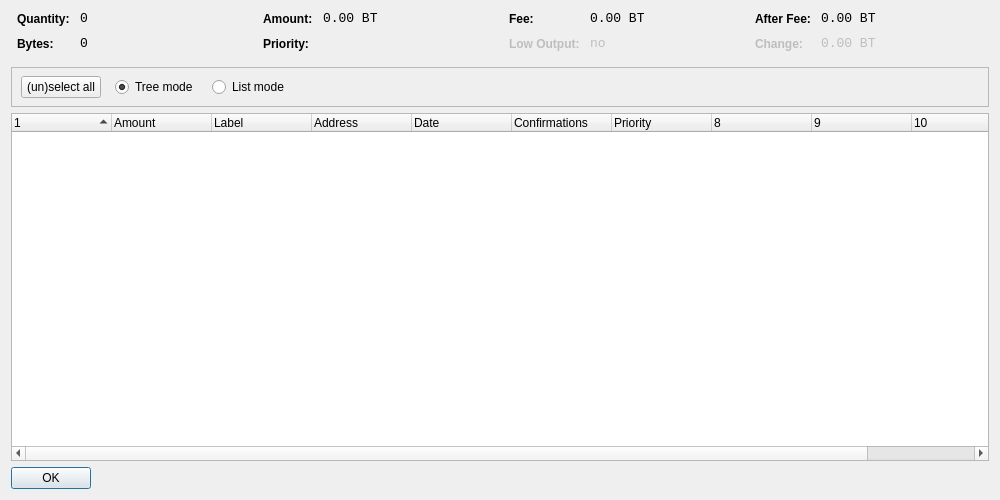
<?xml version="1.0" encoding="UTF-8"?>
<ui version="4.0">
 <class>CoinControlDialog</class>
 <widget class="QDialog" name="CoinControlDialog">
  <property name="geometry">
   <rect>
    <x>0</x>
    <y>0</y>
    <width>1000</width>
    <height>500</height>
   </rect>
  </property>
  <property name="windowTitle">
   <string>Coin Control</string>
  </property>
  <layout class="QVBoxLayout" name="verticalLayout">
   <item>
    <layout class="QHBoxLayout" name="horizontalLayoutTop" stretch="0,0,0,0">
     <property name="topMargin">
      <number>0</number>
     </property>
     <property name="bottomMargin">
      <number>10</number>
     </property>
     <item>
      <layout class="QFormLayout" name="formLayoutCoinControl1">
       <property name="horizontalSpacing">
        <number>10</number>
       </property>
       <property name="verticalSpacing">
        <number>10</number>
       </property>
       <property name="leftMargin">
        <number>6</number>
       </property>
       <property name="rightMargin">
        <number>6</number>
       </property>
       <item row="0" column="0">
        <widget class="QLabel" name="labelCoinControlQuantityText">
         <property name="styleSheet">
          <string notr="true">font-weight:bold;</string>
         </property>
         <property name="text">
          <string>Quantity:</string>
         </property>
        </widget>
       </item>
       <item row="0" column="1">
        <widget class="QLabel" name="labelCoinControlQuantity">
         <property name="font">
          <font>
           <family>Monospace</family>
           <pointsize>10</pointsize>
          </font>
         </property>
         <property name="cursor">
          <cursorShape>IBeamCursor</cursorShape>
         </property>
         <property name="contextMenuPolicy">
          <enum>Qt::ActionsContextMenu</enum>
         </property>
         <property name="text">
          <string notr="true">0</string>
         </property>
         <property name="textInteractionFlags">
          <set>Qt::LinksAccessibleByMouse|Qt::TextSelectableByKeyboard|Qt::TextSelectableByMouse</set>
         </property>
        </widget>
       </item>
       <item row="1" column="0">
        <widget class="QLabel" name="labelCoinControlBytesText">
         <property name="styleSheet">
          <string notr="true">font-weight:bold;</string>
         </property>
         <property name="text">
          <string>Bytes:</string>
         </property>
        </widget>
       </item>
       <item row="1" column="1">
        <widget class="QLabel" name="labelCoinControlBytes">
         <property name="font">
          <font>
           <family>Monospace</family>
           <pointsize>10</pointsize>
          </font>
         </property>
         <property name="cursor">
          <cursorShape>IBeamCursor</cursorShape>
         </property>
         <property name="contextMenuPolicy">
          <enum>Qt::ActionsContextMenu</enum>
         </property>
         <property name="text">
          <string notr="true">0</string>
         </property>
         <property name="textInteractionFlags">
          <set>Qt::LinksAccessibleByMouse|Qt::TextSelectableByKeyboard|Qt::TextSelectableByMouse</set>
         </property>
        </widget>
       </item>
      </layout>
     </item>
     <item>
      <layout class="QFormLayout" name="formLayoutCoinControl2">
       <property name="horizontalSpacing">
        <number>10</number>
       </property>
       <property name="verticalSpacing">
        <number>10</number>
       </property>
       <property name="leftMargin">
        <number>6</number>
       </property>
       <property name="rightMargin">
        <number>6</number>
       </property>
       <item row="0" column="0">
        <widget class="QLabel" name="labelCoinControlAmountText">
         <property name="styleSheet">
          <string notr="true">font-weight:bold;</string>
         </property>
         <property name="text">
          <string>Amount:</string>
         </property>
        </widget>
       </item>
       <item row="0" column="1">
        <widget class="QLabel" name="labelCoinControlAmount">
         <property name="font">
          <font>
           <family>Monospace</family>
           <pointsize>10</pointsize>
          </font>
         </property>
         <property name="cursor">
          <cursorShape>IBeamCursor</cursorShape>
         </property>
         <property name="contextMenuPolicy">
          <enum>Qt::ActionsContextMenu</enum>
         </property>
         <property name="text">
          <string notr="true">0.00 BT</string>
         </property>
         <property name="textInteractionFlags">
          <set>Qt::LinksAccessibleByMouse|Qt::TextSelectableByKeyboard|Qt::TextSelectableByMouse</set>
         </property>
        </widget>
       </item>
       <item row="1" column="0">
        <widget class="QLabel" name="labelCoinControlPriorityText">
         <property name="styleSheet">
          <string notr="true">font-weight:bold;</string>
         </property>
         <property name="text">
          <string>Priority:</string>
         </property>
        </widget>
       </item>
       <item row="1" column="1">
        <widget class="QLabel" name="labelCoinControlPriority">
         <property name="font">
          <font>
           <family>Monospace</family>
           <pointsize>10</pointsize>
          </font>
         </property>
         <property name="cursor">
          <cursorShape>IBeamCursor</cursorShape>
         </property>
         <property name="contextMenuPolicy">
          <enum>Qt::ActionsContextMenu</enum>
         </property>
         <property name="text">
          <string/>
         </property>
         <property name="textInteractionFlags">
          <set>Qt::LinksAccessibleByMouse|Qt::TextSelectableByKeyboard|Qt::TextSelectableByMouse</set>
         </property>
        </widget>
       </item>
      </layout>
     </item>
     <item>
      <layout class="QFormLayout" name="formLayoutCoinControl3">
       <property name="horizontalSpacing">
        <number>10</number>
       </property>
       <property name="verticalSpacing">
        <number>10</number>
       </property>
       <property name="leftMargin">
        <number>6</number>
       </property>
       <property name="rightMargin">
        <number>6</number>
       </property>
       <item row="0" column="0">
        <widget class="QLabel" name="labelCoinControlFeeText">
         <property name="styleSheet">
          <string notr="true">font-weight:bold;</string>
         </property>
         <property name="text">
          <string>Fee:</string>
         </property>
        </widget>
       </item>
       <item row="0" column="1">
        <widget class="QLabel" name="labelCoinControlFee">
         <property name="font">
          <font>
           <family>Monospace</family>
           <pointsize>10</pointsize>
          </font>
         </property>
         <property name="cursor">
          <cursorShape>IBeamCursor</cursorShape>
         </property>
         <property name="contextMenuPolicy">
          <enum>Qt::ActionsContextMenu</enum>
         </property>
         <property name="text">
          <string notr="true">0.00 BT</string>
         </property>
         <property name="textInteractionFlags">
          <set>Qt::LinksAccessibleByMouse|Qt::TextSelectableByKeyboard|Qt::TextSelectableByMouse</set>
         </property>
        </widget>
       </item>
       <item row="1" column="0">
        <widget class="QLabel" name="labelCoinControlLowOutputText">
         <property name="enabled">
          <bool>false</bool>
         </property>
         <property name="styleSheet">
          <string notr="true">font-weight:bold;</string>
         </property>
         <property name="text">
          <string>Low Output:</string>
         </property>
        </widget>
       </item>
       <item row="1" column="1">
        <widget class="QLabel" name="labelCoinControlLowOutput">
         <property name="enabled">
          <bool>false</bool>
         </property>
         <property name="font">
          <font>
           <family>Monospace</family>
           <pointsize>10</pointsize>
          </font>
         </property>
         <property name="cursor">
          <cursorShape>IBeamCursor</cursorShape>
         </property>
         <property name="contextMenuPolicy">
          <enum>Qt::ActionsContextMenu</enum>
         </property>
         <property name="text">
          <string notr="true">no</string>
         </property>
         <property name="textInteractionFlags">
          <set>Qt::LinksAccessibleByMouse|Qt::TextSelectableByKeyboard|Qt::TextSelectableByMouse</set>
         </property>
        </widget>
       </item>
      </layout>
     </item>
     <item>
      <layout class="QFormLayout" name="formLayoutCoinControl4">
       <property name="horizontalSpacing">
        <number>10</number>
       </property>
       <property name="verticalSpacing">
        <number>10</number>
       </property>
       <property name="leftMargin">
        <number>6</number>
       </property>
       <property name="rightMargin">
        <number>6</number>
       </property>
       <item row="0" column="0">
        <widget class="QLabel" name="labelCoinControlAfterFeeText">
         <property name="styleSheet">
          <string notr="true">font-weight:bold;</string>
         </property>
         <property name="text">
          <string>After Fee:</string>
         </property>
        </widget>
       </item>
       <item row="0" column="1">
        <widget class="QLabel" name="labelCoinControlAfterFee">
         <property name="font">
          <font>
           <family>Monospace</family>
           <pointsize>10</pointsize>
          </font>
         </property>
         <property name="cursor">
          <cursorShape>IBeamCursor</cursorShape>
         </property>
         <property name="contextMenuPolicy">
          <enum>Qt::ActionsContextMenu</enum>
         </property>
         <property name="text">
          <string notr="true">0.00 BT</string>
         </property>
         <property name="textInteractionFlags">
          <set>Qt::LinksAccessibleByMouse|Qt::TextSelectableByKeyboard|Qt::TextSelectableByMouse</set>
         </property>
        </widget>
       </item>
       <item row="1" column="0">
        <widget class="QLabel" name="labelCoinControlChangeText">
         <property name="enabled">
          <bool>false</bool>
         </property>
         <property name="styleSheet">
          <string notr="true">font-weight:bold;</string>
         </property>
         <property name="text">
          <string>Change:</string>
         </property>
        </widget>
       </item>
       <item row="1" column="1">
        <widget class="QLabel" name="labelCoinControlChange">
         <property name="enabled">
          <bool>false</bool>
         </property>
         <property name="font">
          <font>
           <family>Monospace</family>
           <pointsize>10</pointsize>
          </font>
         </property>
         <property name="cursor">
          <cursorShape>IBeamCursor</cursorShape>
         </property>
         <property name="contextMenuPolicy">
          <enum>Qt::ActionsContextMenu</enum>
         </property>
         <property name="text">
          <string notr="true">0.00 BT</string>
         </property>
         <property name="textInteractionFlags">
          <set>Qt::LinksAccessibleByMouse|Qt::TextSelectableByKeyboard|Qt::TextSelectableByMouse</set>
         </property>
        </widget>
       </item>
      </layout>
     </item>
    </layout>
   </item>
   <item>
    <widget class="QFrame" name="frame">
     <property name="minimumSize">
      <size>
       <width>0</width>
       <height>40</height>
      </size>
     </property>
     <property name="frameShape">
      <enum>QFrame::StyledPanel</enum>
     </property>
     <property name="frameShadow">
      <enum>QFrame::Sunken</enum>
     </property>
     <widget class="QWidget" name="horizontalLayoutWidget">
      <property name="geometry">
       <rect>
        <x>10</x>
        <y>0</y>
        <width>781</width>
        <height>41</height>
       </rect>
      </property>
      <layout class="QHBoxLayout" name="horizontalLayoutPanel" stretch="0,0,0,0">
       <property name="spacing">
        <number>14</number>
       </property>
       <item>
        <widget class="QPushButton" name="pushButtonSelectAll">
         <property name="sizePolicy">
          <sizepolicy hsizetype="Maximum" vsizetype="Fixed">
           <horstretch>0</horstretch>
           <verstretch>0</verstretch>
          </sizepolicy>
         </property>
         <property name="text">
          <string>(un)select all</string>
         </property>
        </widget>
       </item>
       <item>
        <widget class="QRadioButton" name="radioTreeMode">
         <property name="sizePolicy">
          <sizepolicy hsizetype="Maximum" vsizetype="Fixed">
           <horstretch>0</horstretch>
           <verstretch>0</verstretch>
          </sizepolicy>
         </property>
         <property name="text">
          <string>Tree mode</string>
         </property>
         <property name="checked">
          <bool>true</bool>
         </property>
        </widget>
       </item>
       <item>
        <widget class="QRadioButton" name="radioListMode">
         <property name="sizePolicy">
          <sizepolicy hsizetype="Maximum" vsizetype="Fixed">
           <horstretch>0</horstretch>
           <verstretch>0</verstretch>
          </sizepolicy>
         </property>
         <property name="text">
          <string>List mode</string>
         </property>
        </widget>
       </item>
       <item>
        <spacer name="horizontalSpacer">
         <property name="orientation">
          <enum>Qt::Horizontal</enum>
         </property>
         <property name="sizeHint" stdset="0">
          <size>
           <width>40</width>
           <height>20</height>
          </size>
         </property>
        </spacer>
       </item>
      </layout>
     </widget>
    </widget>
   </item>
   <item>
    <widget class="CoinControlTreeWidget" name="treeWidget">
     <property name="contextMenuPolicy">
      <enum>Qt::CustomContextMenu</enum>
     </property>
     <property name="sortingEnabled">
      <bool>false</bool>
     </property>
     <property name="columnCount">
      <number>11</number>
     </property>
     <attribute name="headerShowSortIndicator" stdset="0">
      <bool>true</bool>
     </attribute>
     <attribute name="headerStretchLastSection">
      <bool>false</bool>
     </attribute>
     <column>
      <property name="text">
       <string/>
      </property>
     </column>
     <column>
      <property name="text">
       <string>Amount</string>
      </property>
     </column>
     <column>
      <property name="text">
       <string>Label</string>
      </property>
     </column>
     <column>
      <property name="text">
       <string>Address</string>
      </property>
     </column>
     <column>
      <property name="text">
       <string>Date</string>
      </property>
     </column>
     <column>
      <property name="text">
       <string>Confirmations</string>
      </property>
      <property name="toolTip">
       <string>Confirmed</string>
      </property>
     </column>
     <column>
      <property name="text">
       <string>Priority</string>
      </property>
     </column>
     <column>
      <property name="text">
       <string/>
      </property>
     </column>
     <column>
      <property name="text">
       <string/>
      </property>
     </column>
     <column>
      <property name="text">
       <string/>
      </property>
     </column>
     <column>
      <property name="text">
       <string/>
      </property>
     </column>
    </widget>
   </item>
   <item>
    <widget class="QDialogButtonBox" name="buttonBox">
     <property name="sizePolicy">
      <sizepolicy hsizetype="Maximum" vsizetype="Fixed">
       <horstretch>0</horstretch>
       <verstretch>0</verstretch>
      </sizepolicy>
     </property>
     <property name="orientation">
      <enum>Qt::Horizontal</enum>
     </property>
     <property name="standardButtons">
      <set>QDialogButtonBox::Ok</set>
     </property>
    </widget>
   </item>
  </layout>
 </widget>
 <customwidgets>
  <customwidget>
   <class>CoinControlTreeWidget</class>
   <extends>QTreeWidget</extends>
   <header>coincontroltreewidget.h</header>
  </customwidget>
 </customwidgets>
 <resources/>
 <connections/>
</ui>
